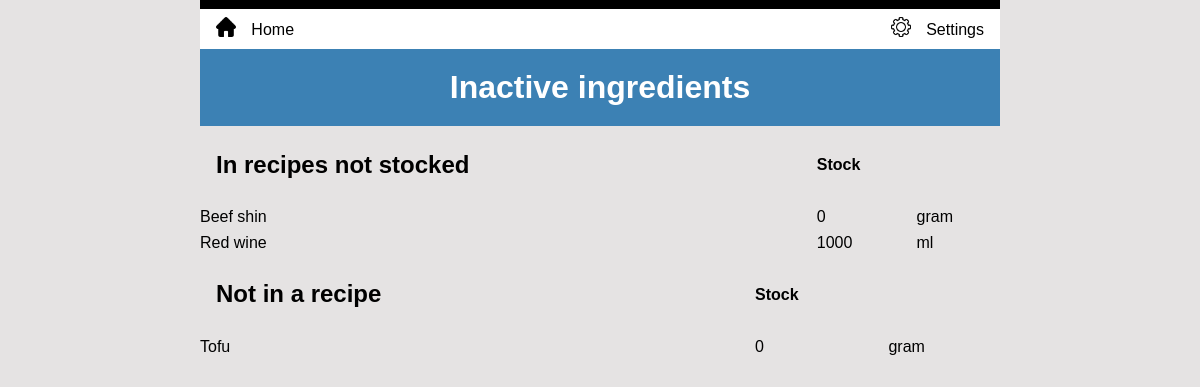
The page /stock/ingredients/orphans/ (signed in) on the database its author committed.
### inventory/models.py (models this page shows, shortened)
class Ingredient(models.Model):
    class Meta:
        ordering = ['name']
    name = models.CharField(unique=True, max_length=200)
    quantity = models.PositiveIntegerField(blank=True, null=True)
    unit = models.CharField(max_length=10)
    unit_price = models.DecimalField(
        blank=True, null=True, max_digits=6, decimal_places=3
    )
    kanban = models.BooleanField(default=False)
    threshold = models.IntegerField(blank=True, null=True)
    re_order = models.IntegerField(blank=True, null=True)
    def no_recipe(self):
        recipes = self.recipe_set.all()
        if len(recipes) == 0:
            return True
        else:
            return False
    def non_stock(self):
        recipes = self.recipe_set.all()
        if len(recipes) == 1 and recipes[0].menu_item.stock_item == False:
            return True
        else:
            return False

### inventory/views.py (the view)
# urls.py: path('stock/ingredients/orphans/', views.OrphanIngredientView.as_view(), name='orphans'),
class OrphanIngredientView(LoginRequiredMixin, ListView):
    model = Ingredient
    template_name = "inventory/orphans.html"
    def get_queryset(self):
        ingredients = Ingredient.objects.all()
        self.no_recipe = [obj for obj in ingredients if obj.no_recipe()]
        non_stock = [obj for obj in ingredients if obj.non_stock()]
        return non_stock
    def get_context_data(self, **kwargs):
        context = super().get_context_data(**kwargs)
        context['no_recipe'] = self.no_recipe
        return context

### inventory/templates/inventory/orphans.html (shortened to what this page needs)
{% extends 'base.html' %}
{% load static %}
{% block content %}
  <h1>Inactive ingredients</h1>
  <table>
    <thead>
      <tr>
        <th><h2>In recipes not stocked</h2></th>
        <th>Stock</th>
        <th></th>
      </tr>
    </thead>
    <tbody>
      {% for item in object_list %}
        <tr>
          <td>{{ item.name }}</td>
          <td>{{ item.quantity }}</td>
          <td>{{ item.unit }}</td>
      {% endfor %}
    </tbody>
  </table>
  <table>
    <thead>
      <tr>
        <th><h2>Not in a recipe</h2></th>
        <th>Stock</th>
        <th></th>
      </tr>
    </thead>
    <tbody>
      {% for item in no_recipe %}
        <tr>
          <td>{{ item.name }}</td>
          <td>{{ item.quantity }}</td>
          <td>{{ item.unit }}</td>
      {% endfor %}
    </tbody>
  </table>
{% endblock %}

### inventory/static/inventory/style.css (style rules this page uses)
* { box-sizing: border-box; }
body { line-height: 1.6; background: #e5e3e3; border-top: 9px solid black; max-width: 800px; margin-left: auto; margin-right: auto; }
h1 { color: white; background: #3C81B4; margin: 0; padding: 0.4em; text-align: center; }
table { background: #e5e3e3; text-align: left; width: 100%; }
.menu-table td:first-child, th:first-child { padding-left: 1em; }
.menu-table td:last-child, th:last-child { padding-right: 1em; text-align: right; }

### rows shown on the page
Ingredient: name "Beef shin", quantity "0", unit "gram"
Ingredient: name "Red wine", quantity "1000", unit "ml"
Ingredient: name "Tofu", quantity "0", unit "gram"
